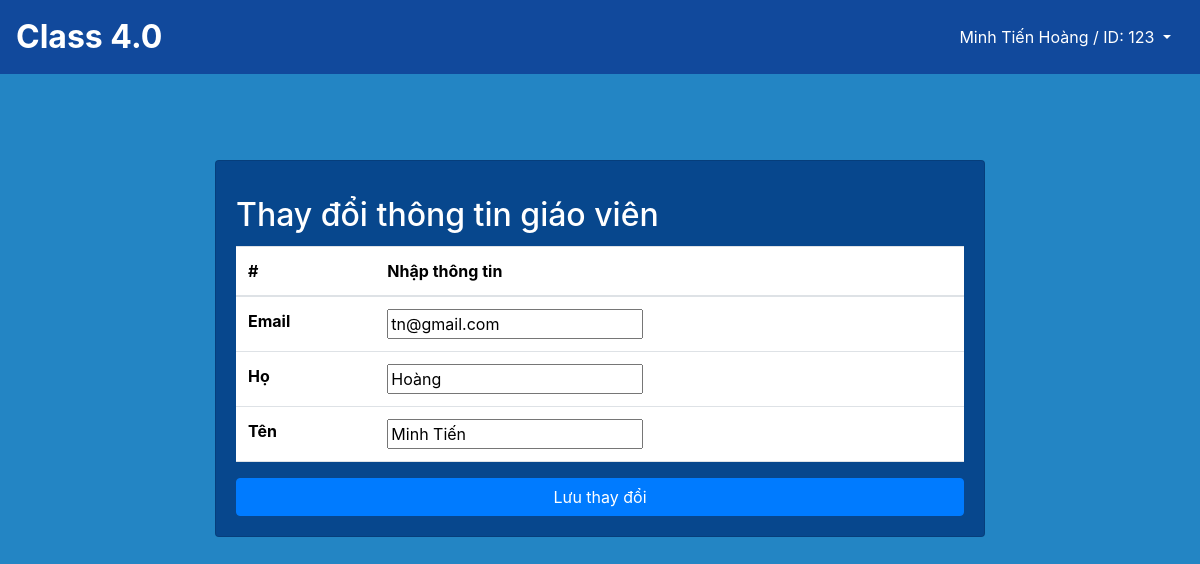
The app's page /edit_profile/ (signed in) with its own data.
### app_User/models.py (models this page shows, shortened)
class Teacher(AbstractBaseUser,PermissionsMixin):
    email = models.EmailField(blank = True, default="",unique=True)
    id = models.CharField(max_length=10, unique=True,primary_key=True)
    last_name = models.CharField(max_length = 100,blank =True, default="")
    first_name = models.CharField(max_length = 100,blank =True, default="")
    is_active = models.BooleanField(default=True)
    is_superuser = models.BooleanField(default=False)
    is_staff = models.BooleanField(default=False)
    date_joined = models.DateTimeField(default = timezone.now)
    last_login = models.DateTimeField(default = timezone.now)
    objects = TeacherManager()
    USERNAME_FIELD = 'email'
    EMAIL_FIELD = 'email'
    REQUIRED_FIELDS = ['id'] #id
    class Meta:
        verbose_name = 'Teacher_User'
        verbose_name_plural = 'Teacher_Users'
    def get_full_name(self):
        return f"{self.last_name} {self.first_name}"

### app_User/views.py (the view)
# urls.py: path('edit_profile/', views.edit_profile, name='edit_profile'),
@login_required
def edit_profile(request):
    if request.method == 'POST':
        form = TeacherEditForm(request.POST, instance=request.user)
        if form.is_valid():
            form.save()
            return redirect('SignUp')
    else:
        form = TeacherEditForm(instance=request.user)
    return render(request, 'teacherEdit.html', {'form': form})

### app_User/forms.py
class TeacherEditForm(forms.ModelForm):
    class Meta:
        model = Teacher
        fields = ['email', 'last_name', 'first_name']
    def __init__(self, *args, **kwargs):
        super().__init__(*args, **kwargs)
        self.fields['email'].initial = self.instance.email
        self.fields['last_name'].initial = self.instance.last_name
        self.fields['first_name'].initial = self.instance.first_name

### app_User/templates/teacherEdit.html (shortened to what this page needs)
{% extends 'base.html' %}
{% block content %}
  <div class="row" style="margin-top: 10rem">
    <div class="col-2"></div>
    <div class="col-8">
      <div class="card" style="background-color: #07478D">
          <div class="card-body">
              <h2 class="card-title text-white" style="margin-top: 2%;">Thay đổi thông tin giáo viên</h2>
              <form method="POST">
                  <table class="table">
                      <thead>
                      <tr>
                          <th scope="col">#</th>
                          <th scope="col">Nhập thông tin</th>
                      </tr>
                      </thead>
                      <tbody>
                          <tr>
                              <th scope="row">Email</th>
                              <td>{{form.email }}</td>
                          </tr>
                          <tr>
                              <th scope="row">Họ</th>
                              <td>{{form.first_name }}</td>
                          </tr>
                          <tr>
                            <th scope="row">Tên</th>
                            <td>{{form.last_name }}</td>
                        </tr>
                      </tbody>
                  </table>
                  <button id="openModalBtn" type="submit" class="btn btn-primary" data-bs-toggle="modal" data-bs-target="#myModal" style="width:100%">Lưu thay đổi</button>
              </form>
          </div>
      </div>
    </div>
    <div class="col-2"></div>
  </div>
{% endblock %}

### templates/base.html (shortened to what this page needs)
{% load static %}
<!DOCTYPE html>
<html>
    <head>
        <link href="https://cdn.jsdelivr.net/npm/bootstrap@5.3.2/dist/css/bootstrap.min.css" rel="stylesheet">
        <link rel="stylesheet" href="https://cdn.jsdelivr.net/npm/bootstrap@4.3.1/dist/css/bootstrap.min.css">
    </head>
    <body style="background-color: #2385C4;">
        <nav class="navbar navbar-expand-lg navbar-dark fixed-top" style="background-color: #11499C">
              <div class="collapse navbar-collapse row" id="navbarTogglerDemo02">
                <div class="col-2">
                  <a class="navbar-brand font-weight-bold text-white" style="font-size: 2em" aria-current="page" style="font-size: 2em" href="/home"  title="Go Home" >Class 4.0</a>
                </div>
                {% if user.is_authenticated %}
                <div class="col-4">
                  <div class="dropdown  d-flex justify-content-end">
                    <a type="button" class="btn btn-link text-white dropdown-toggle" data-bs-toggle="dropdown">
                      {{ user.get_full_name }} / ID: {{ user.id }}
                    </a>
                  </div>
                </div>
                {% endif %}
              </div>
        </nav>
      <div class="container-fluid" style="margin-top: 80px;margin-bottom: 80px">
        {% block content %}
        {% endblock content %}
      </div>
    </body>
</html>

### templates/base.html (style rules this page uses)
body { margin: 0; padding: 0; height: 100vh; width: 100vw; overflow-x: hidden; }

### records on screen
Teacher: get_full_name "Minh Tiến Hoàng", id "123", email "tn@gmail.com", first_name "Hoàng", last_name "Minh Tiến"
